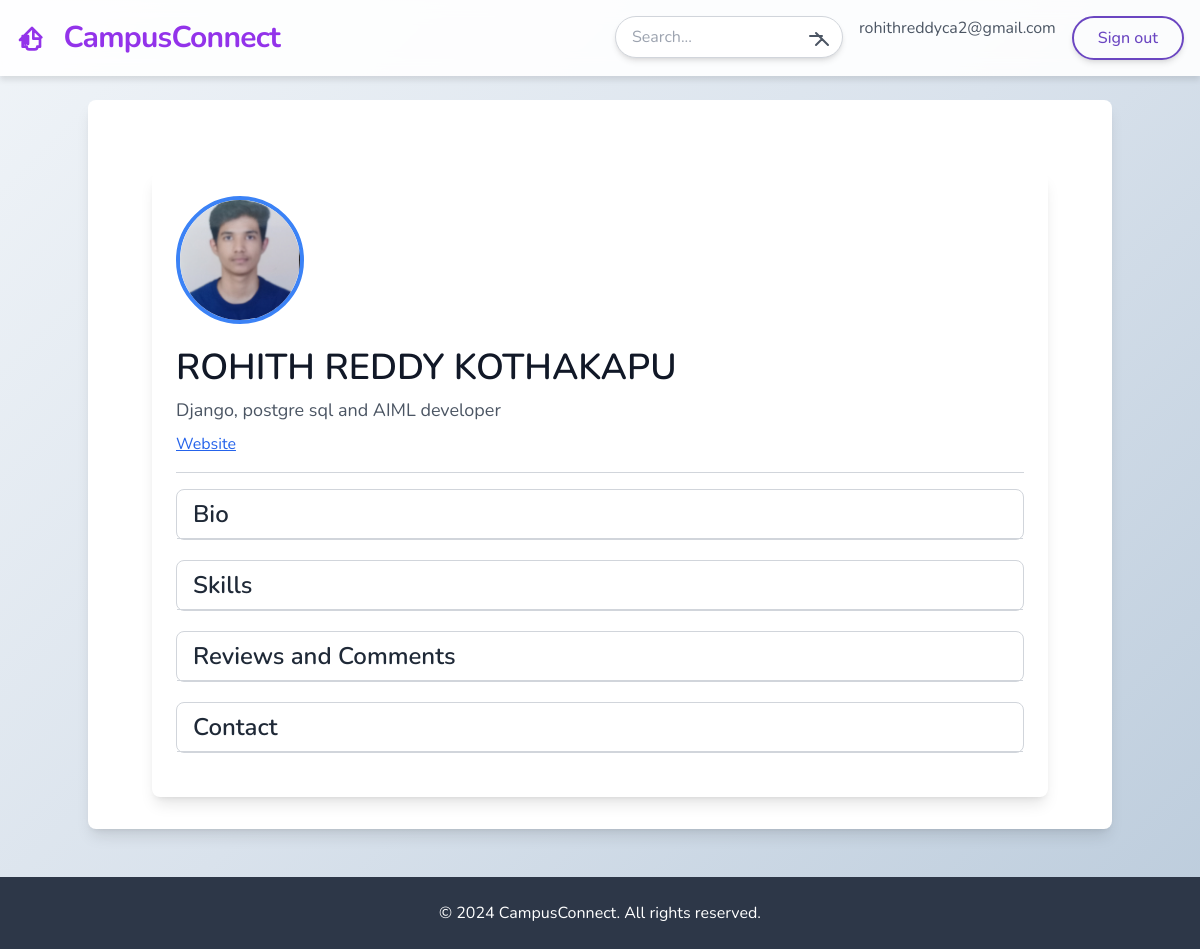
The page /developer/1/ (signed in) on the database its author committed.
### accounts/models.py (models this page shows, shortened)
class customuser(AbstractUser):
    pass

### jobs/models.py (models this page shows, shortened)
class freelancer(models.Model):
    owner = models.ForeignKey(user,on_delete=models.CASCADE)
    name = models.CharField(max_length=50)
    tagline = models.CharField(max_length=100)
    bio = models.TextField(blank=True)
    website = models.URLField(blank=True)
    profile_pic = models.ImageField(upload_to='profiles/', blank=True)
    Skills = models.CharField(max_length=255, blank=True)
    Reviews = models.TextField(blank=True)
    Phone_number = models.CharField(max_length=20, blank=True)
    Email = models.EmailField(blank=True)

### jobs/views.py (the view)
# urls.py: path('developer/<int:pk>/',freelancerdetailview.as_view(), name='freelancer-detail'),
class freelancerdetailview(DetailView):
    model = freelancer
    def get_context_data(self, **kwargs):
        context = super().get_context_data(**kwargs)
        freelancer_obj = self.get_object()
        if isinstance(freelancer_obj.Skills, str):
            context['skills_list'] = [skill.strip() for skill in freelancer_obj.Skills.split(',')]
        else:
            context['skills_list'] = []
        try:
            context['reviews_list'] = json.loads(freelancer_obj.Reviews)
        except json.JSONDecodeError:
            context['reviews_list'] = []
        return context

### jobs/templates/jobs/freelancer_detail.html (shortened to what this page needs)
{% extends 'jobs/_base.html' %}
{% block content %}
<div class="max-w-4xl mx-auto mt-10 p-6 bg-white shadow-lg rounded-lg space-y-6">
    <div class="flex-shrink-0">
        {% if object.profile_pic %}
            <img class="w-32 h-32 border-4 border-blue-500 rounded-full object-cover" src="{{ object.profile_pic.url }}" alt="Profile pic">
        {% endif %}
    </div>
    <div class="flex-grow">
        <h1 class="text-4xl font-semibold text-gray-900">{{ object.name }}</h1>
        <p class="text-lg text-gray-600 my-2">{{ object.tagline }}</p>
        {% if object.website %}
            <p><a class="text-blue-600 underline" target="_blank" href="{{ object.website }}" alt="dev website">Website</a></p>
        {% else %}
            <p class="text-gray-600">No website</p>
        {% endif %}
        <hr class="my-4 border-gray-300">
        <div class="collapsible border border-gray-300 rounded-lg">
            <h2 class="text-2xl font-semibold text-gray-800 section-toggle cursor-pointer px-4 py-2 border-b border-gray-300">Bio</h2>
        </div>
        <div class="collapsible border border-gray-300 rounded-lg">
            <h2 class="text-2xl font-semibold text-gray-800 section-toggle cursor-pointer px-4 py-2 border-b border-gray-300">Skills</h2>
        </div>
        <div class="collapsible border border-gray-300 rounded-lg">
            <h2 class="text-2xl font-semibold text-gray-800 section-toggle cursor-pointer px-4 py-2 border-b border-gray-300">Reviews and Comments</h2>
        </div>
        <div class="collapsible border border-gray-300 rounded-lg">
            <h2 class="text-2xl font-semibold text-gray-800 section-toggle cursor-pointer px-4 py-2 border-b border-gray-300">Contact</h2>
        </div>
    </div>
</div>
{% endblock content %}

### jobs/templates/jobs/_base.html (shortened to what this page needs)
<!DOCTYPE html>
<html lang="en">
<head>
    <script src="https://cdn.tailwindcss.com"></script>
</head>
<body class="flex flex-col min-h-screen">
    <header class="w-full py-4">
        <div class="max-w-7xl mx-auto px-4">
            <div class="flex justify-between items-center">
                <a href="{% url 'freelancer-list' %}" class="text-3xl font-bold text-purple-600 transition duration-500 ease-in-out transform tracking-tight hover:scale-105">
                    <svg xmlns="http://www.w3.org/2000/svg" class="inline-block w-8 h-8 mr-2 text-purple-600" fill="none" viewBox="0 0 24 24" stroke="currentColor">
                        <path stroke-linecap="round" stroke-linejoin="round" stroke-width="2" d="M3 12l2-2m0 0l7-7 7 7M13 5v6h5v6h-2a2 2 0 01-2 2h-4a2 2 0 01-2-2H5V9h4v6m-2-6v6"></path>
                    </svg>
                    CampusConnect
                </a>
                <nav class="flex space-x-4">
                    <form action="#" method="GET" class="relative">
                        <input type="text" placeholder="Search..." class="px-4 py-2 text-base text-gray-800 bg-white border border-gray-300 rounded-full shadow-md focus:outline-none focus:border-purple-500 focus:ring-1 focus:ring-purple-500">
                        <button type="submit" class="absolute top-0 right-0 mt-2 mr-3 text-gray-600 hover:text-purple-600">
                            <svg xmlns="http://www.w3.org/2000/svg" class="h-6 w-6" fill="none" viewBox="0 0 24 24" stroke="currentColor">
                                <path stroke-linecap="round" stroke-linejoin="round" stroke-width="2" d="M21 21l-6-6m0 0l-6-6m6 6l-6 6m6-6l6 6M3 12h12"></path>
                            </svg>
                        </button>
                    </form>
                    {% if user.is_authenticated %}
                        <p class="text-gray-600">{{ user.email }}</p>
                        <form action="{% url 'account_logout' %}" method="POST" class="inline">
                            <button type="submit" class="px-6 py-2 font-medium button-secondary rounded-full shadow-md transition duration-500 ease-in-out transform focus:outline-none focus:ring-2 focus:ring-offset-2 focus:ring-purple-500">
                                Sign out
                            </button>
                        </form>
                    {% endif %}
                </nav>
            </div>
        </div>
    </header>
    <main class="container mx-auto p-8 mt-6 flex-grow bg-white rounded-lg shadow-lg">
        {% block content %}
        {% endblock content %}
    </main>
    <footer class="w-full mt-12 py-6 text-white">
        <div class="max-w-7xl mx-auto text-center">
            <p>&copy; 2024 CampusConnect. All rights reserved.</p>
        </div>
    </footer>
</body>
</html>

### jobs/templates/jobs/_base.html (style rules this page uses)
body { font-family: 'Nunito', sans-serif; background: linear-gradient(135deg, #f0f4f8 0%, #d9e2ec 50%, #bcccdc 100%); color: #2d3748; }
header { background: rgba(255, 255, 255, 0.9); backdrop-filter: blur(10px); box-shadow: 0 4px 6px rgba(0, 0, 0, 0.1); }
main { background: white; box-shadow: 0 10px 20px rgba(0, 0, 0, 0.1); border-radius: 12px; overflow: hidden; }
footer { background: #2d3748; }
.button-secondary { border: 2px solid #6b46c1; color: #6b46c1; }

### jobs/templates/jobs/freelancer_detail.html (style rules this page uses)
.collapsible { margin-bottom: 20px; }
.cursor-pointer { cursor: pointer; }

### rows shown on the page
customuser: email "rohithreddyca2@gmail.com"
freelancer: profile_pic (picture), name "ROHITH REDDY KOTHAKAPU", tagline "Django, postgre sql and AIML developer"
